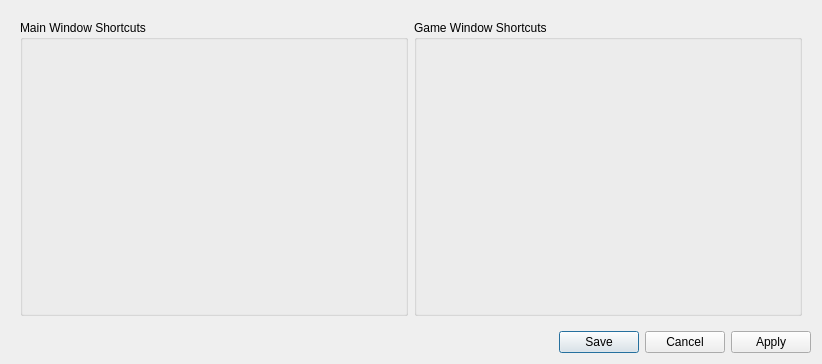
<?xml version="1.0" encoding="UTF-8"?>
<ui version="4.0">
 <class>shortcut_dialog</class>
 <widget class="QDialog" name="shortcut_dialog">
  <property name="geometry">
   <rect>
    <x>0</x>
    <y>0</y>
    <width>822</width>
    <height>364</height>
   </rect>
  </property>
  <property name="windowTitle">
   <string>Keyboard Shortcuts</string>
  </property>
  <layout class="QVBoxLayout" name="verticalLayout">
   <item>
    <widget class="QScrollArea" name="scroll_area">
     <property name="frameShape">
      <enum>QFrame::Shape::NoFrame</enum>
     </property>
     <property name="horizontalScrollBarPolicy">
      <enum>Qt::ScrollBarPolicy::ScrollBarAlwaysOff</enum>
     </property>
     <property name="widgetResizable">
      <bool>true</bool>
     </property>
     <widget class="QWidget" name="scroll_contents">
    <layout class="QHBoxLayout" name="horizontalLayout" stretch="1,1">
     <item>
      <widget class="QGroupBox" name="main_window_group_box">
       <property name="title">
        <string>Main Window Shortcuts</string>
       </property>
       <layout class="QVBoxLayout" name="main_window_layout">
        <item>
         <spacer name="verticalSpacer_main_window">
          <property name="orientation">
           <enum>Qt::Orientation::Vertical</enum>
          </property>
          <property name="sizeType">
           <enum>QSizePolicy::Policy::MinimumExpanding</enum>
          </property>
          <property name="sizeHint" stdset="0">
           <size>
            <width>0</width>
            <height>0</height>
           </size>
          </property>
         </spacer>
        </item>
       </layout>
      </widget>
     </item>
     <item>
      <widget class="QGroupBox" name="game_window_group_box">
       <property name="title">
        <string>Game Window Shortcuts</string>
       </property>
       <layout class="QVBoxLayout" name="game_window_layout">
        <item>
         <spacer name="verticalSpacer_game_window">
          <property name="orientation">
           <enum>Qt::Orientation::Vertical</enum>
          </property>
          <property name="sizeType">
           <enum>QSizePolicy::Policy::MinimumExpanding</enum>
          </property>
          <property name="sizeHint" stdset="0">
           <size>
            <width>0</width>
            <height>0</height>
           </size>
          </property>
         </spacer>
        </item>
       </layout>
      </widget>
     </item>
    </layout>
     </widget>
    </widget>
   </item>
   <item>
    <widget class="QDialogButtonBox" name="buttonBox">
     <property name="standardButtons">
      <set>QDialogButtonBox::StandardButton::Apply|QDialogButtonBox::StandardButton::Cancel|QDialogButtonBox::StandardButton::Save</set>
     </property>
    </widget>
   </item>
  </layout>
 </widget>
 <resources/>
 <connections/>
</ui>
